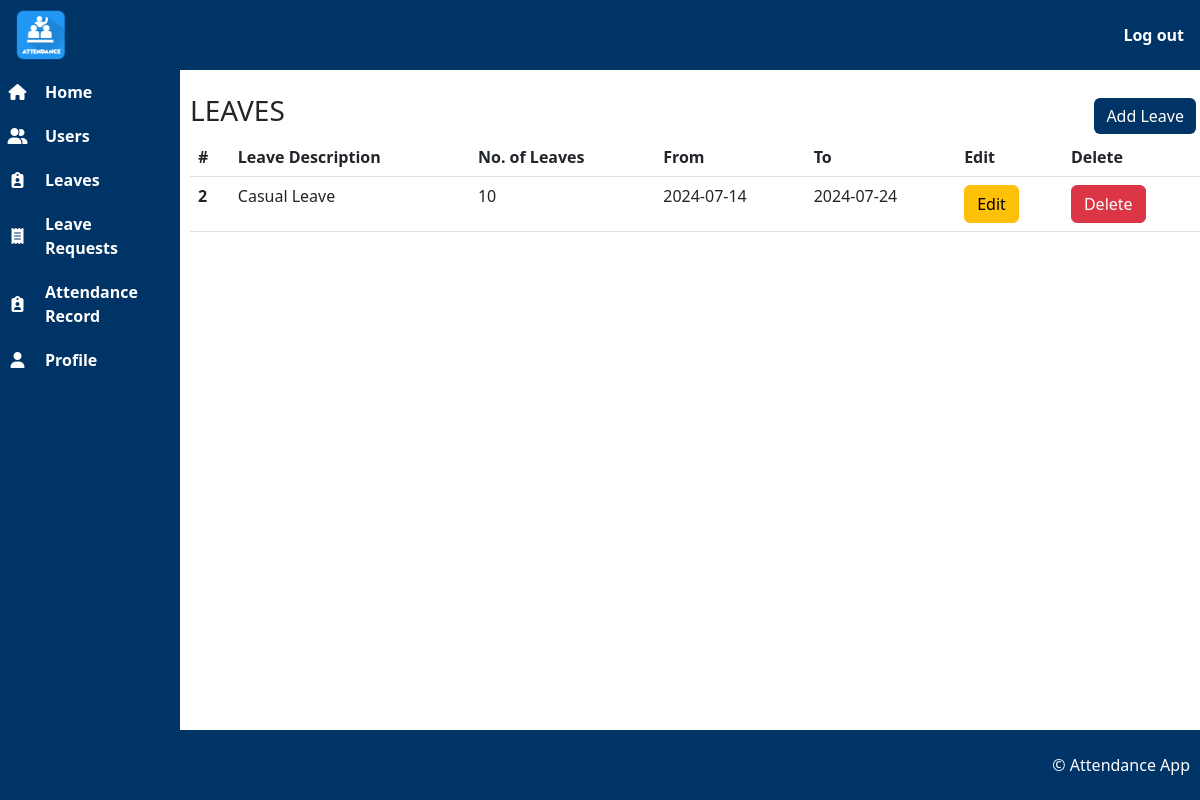
Screenshot of /admin/leaves.php (signed in) with the database file from the repository.
### tables this page shows
CREATE TABLE `leaves` (
  `id` int(10) NOT NULL,
  `leave_description` varchar(255) NOT NULL,
  `leave_total` int(100) NOT NULL,
  `leave_from` date NOT NULL,
  `leave_to` date NOT NULL
);

### admin/leaves.php (the view)
<?php
include '../includes/admin_head.php';
include '../includes/admin_navbar.php';
include '../includes/admin_sidebar.php';
?>
<main>
    <section>
        <div>
            <div class="d-flex justify-content-between">
                <h3 class="text-uppercase">Leaves</h3>
                <a href="add_leave.php" class='btn btn-custom m-1'>Add Leave</a>
            </div>
            <div>
                <table class="table">
                    <thead>
                        <tr>
                            <th scope="col">#</th>
                            <th scope="col">Leave Description</th>
                            <th scope="col">No. of Leaves</th>
                            <th scope="col">From</th>
                            <th scope="col">To</th>
                            <th scope="col">Edit</th>
                            <th scope="col">Delete</th>
                        </tr>
                    </thead>
                    <tbody>
                        <?php
                        $query = "SELECT * FROM leaves";
                        $query_conn = mysqli_query($connection, $query);
                        while ($result = mysqli_fetch_assoc($query_conn)) {
                            $id = $result['id'];
                            $leave_description = $result['leave_description'];
                            $leave_total = $result['leave_total'];
                            $leave_from = $result['leave_from'];
                            $leave_to = $result['leave_to'];
                            ?>
                            <tr>
                                <th scope="row">
                                    <?php echo $id; ?>
                                </th>
                                <td>
                                    <?php echo $leave_description; ?>
                                </td>
                                <td>
                                    <?php echo $leave_total; ?>
                                </td>
                                <td>
                                    <?php echo $leave_from; ?>
                                </td>
                                <td>
                                    <?php echo $leave_to; ?>
                                </td>
                                <td>
                                    <a href="edit_leave.php?edit=<?php echo $id; ?>" class="btn btn-warning">Edit</a>
                                </td>
                                <td>
                                    <a onClick="javascript: return confirm('Do you want to delete this leave?');"
                                            href="../queries/delete_leave_btn.php?delete=<?php echo $id; ?>"
                                            class="btn btn-danger">Delete</a>
                                </td>
                            </tr>
                            <?php
                        }
                        ?>
                    </tbody>
                </table>
            </div>
        </div>
    </section>
</main>
<?php
include '../includes/admin_footer.php';
?>

### css/admin_style.css (style rules this page uses)
a { text-decoration: none; }
main { margin-top: 70px; margin-left: 190px; padding-bottom: 60px; }
.btn-custom { background-color: #003366; color: #fff; border: none; }

### rows the page displays
leaves: id "2", leave_description "Casual Leave", leave_total "10", leave_from "2024-07-14", leave_to "2024-07-24"
